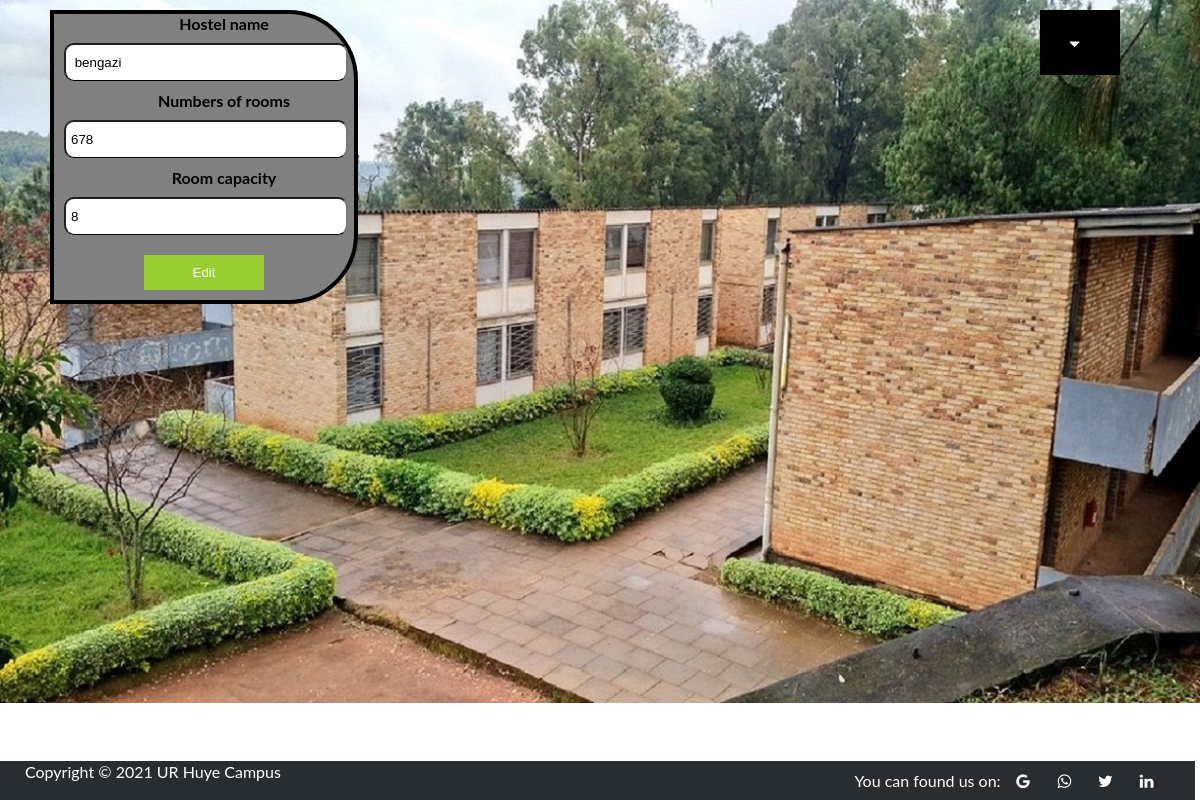
The app's page /updatehost.php?id=12 with its own data.
### tables this page shows
CREATE TABLE `hostels` (
  `hostel_id` int(11) NOT NULL,
  `hostel_name` varchar(255) NOT NULL,
  `room_number` int(11) NOT NULL,
  `room_type` varchar(20) NOT NULL,
  `room_capacity` int(10) NOT NULL,
  `register_date` timestamp NOT NULL DEFAULT current_timestamp() ON UPDATE current_timestamp()
);

### updatehost.php (the view, shortened to what this page needs)
<?php
include('connect.php');
include('account_logout.php');
?>
     <center>
<form action="updatehost.php" method="POST">
   <?php
     $sql="SELECT* FROM hostels WHERE hostel_id='".$_GET['id']."';";
     $result=mysqli_query($conn,$sql);
     if(mysqli_num_rows($result)>0)
     {
        if($row=mysqli_fetch_assoc($result))
        {
   ?>
        <label>Hostel name</label>
                        <input type="text" name="hostel" value="<?php echo $row['hostel_name']; ?>">
                        <label>Numbers of rooms</label>
                        <input type="text" name="room" value="<?php echo $row['room_number']; ?>">
             <label>Room capacity</label>
                        <input type="text" name="room_c" value="<?php echo $row['room_capacity']; ?>">
                        <button type="submit" name="edit">Edit</button>
    <?php
        }
      }
    ?>
</form>
   </center>
<?php
 include('footer.php');
?>

### account_logout.php (style rules this page uses)
body { margin:0;font-family:Arial }

### updatehost.php (style rules this page uses)
body { background-image: url('images/mize2.png'); background-repeat: no-repeat; background-size: cover; height:50%; padding-top:10px; padding-bottom:10px; margin:auto; }
form { margin-left: 50px; max-width: 300px; border: 4px solid black; background-color:gray; float:left; -webkit-animation: animatezoom 0.6s; animation: animatezoom 0.6s; border-top-right-radius: 70px; border-bottom-right-radius:70px; }
input { width: 90%; padding: 10px 5px; border-bottom: 1px solid black; border-radius: 10px 10px 10px 10px; outline:none; margin: 10px 10px 10px 10px; }
button { background-color: yellowgreen; color: white; padding: 10px 0; margin: 10px 0; border: none; cursor:pointer; width: 40%; padding:auto; }
label { margin-left:40px; font-size:16px; font-weight:bold; }

### footer.php (style rules this page uses)
body { font-family: "Lato", sans-serif; }

### records on screen
hostels: hostel "bengazi", room "678", room_c "8"
